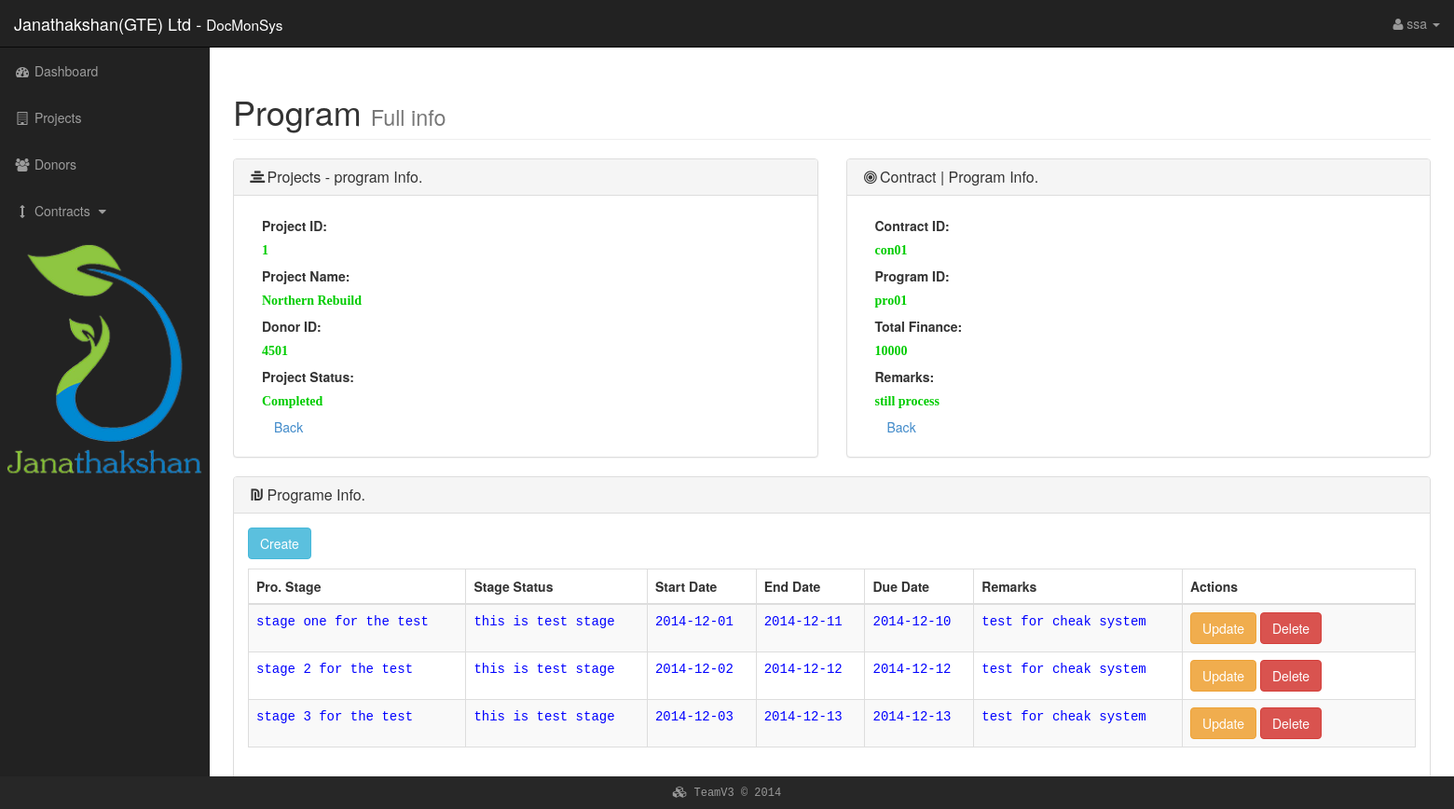
/readPro.php?PID=1 (signed in), run on an earlier commit of the app's database.
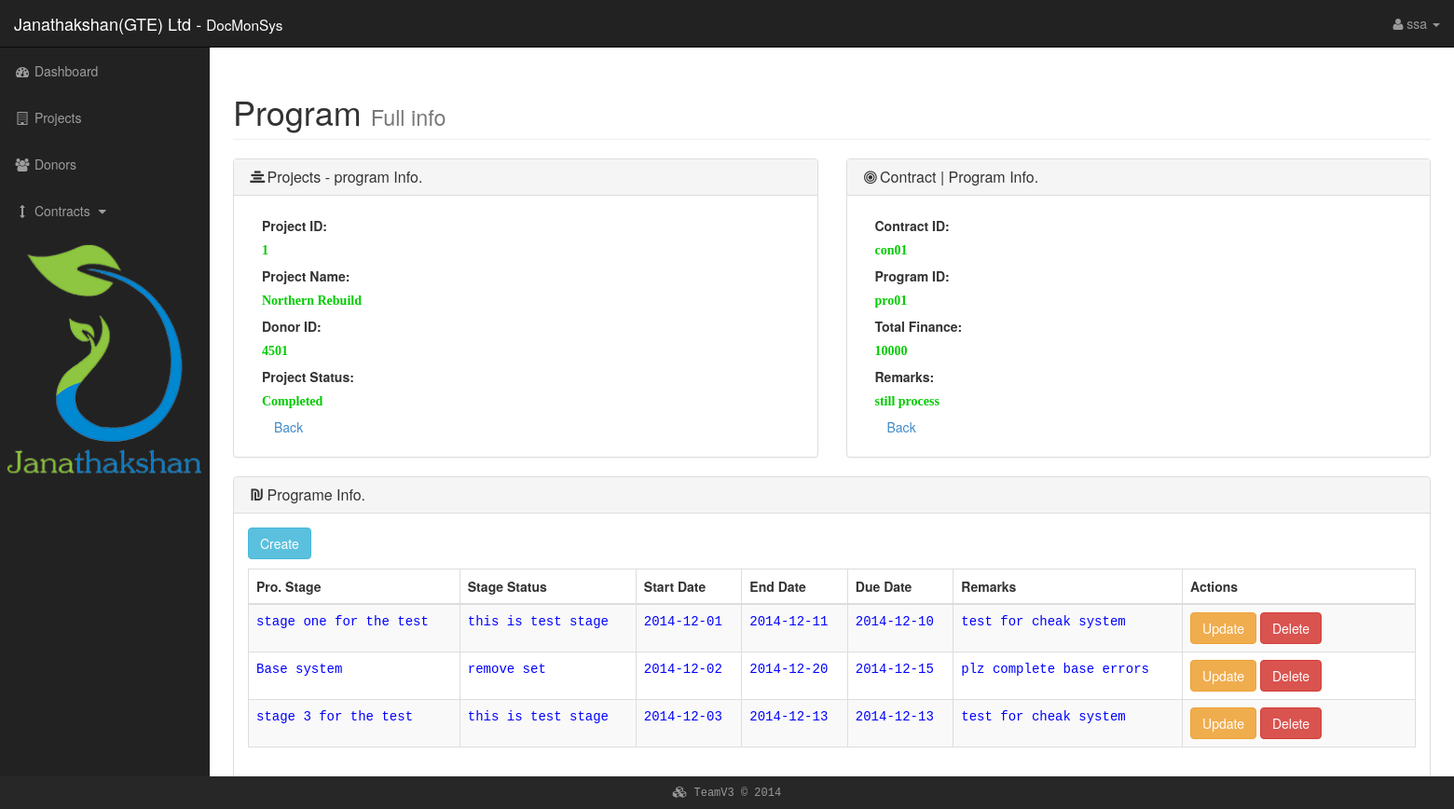
And on a later commit of the database.
### tables this page shows
CREATE TABLE IF NOT EXISTS `projects` (
  `PID` int(4) NOT NULL,
  `DID` int(4) NOT NULL,
  `PName` varchar(25) NOT NULL,
  `PStatus` varchar(50) NOT NULL,
  `PDate` date NOT NULL,
  `ProposalDueDate` date NOT NULL,
  `TotFinacial` int(10) NOT NULL,
  `Response` varchar(50) NOT NULL,
  `PRemark` varchar(50) NOT NULL,
  PRIMARY KEY (`PID`)
);

CREATE TABLE IF NOT EXISTS `contract` (
  `ConID` varchar(10) NOT NULL,
  `PID` varchar(10) NOT NULL,
  `DID` varchar(10) NOT NULL,
  `ProID` varchar(10) NOT NULL,
  `FinID` varchar(10) NOT NULL,
  `ConAppDate` date NOT NULL,
  `ConRemark` varchar(100) NOT NULL,
  PRIMARY KEY (`ConID`),
  KEY `ConID` (`ConID`)
);

CREATE TABLE IF NOT EXISTS `prostages` (
  `ProID` varchar(10) NOT NULL,
  `PStage` varchar(50) NOT NULL,
  `PSStatus` varchar(50) NOT NULL,
  `ProStartDate` date NOT NULL,
  `ProEndDate` date NOT NULL,
  `ProDueDate` date NOT NULL,
  `PSRemark` varchar(50) NOT NULL,
  UNIQUE KEY `PStage` (`PStage`)
);

### readPro.php (the view, shortened to what this page needs)
<?php
    require("database.php");
    $PID = null;
    if ( !empty($_GET['PID'])) {
        $PID = $_REQUEST['PID'];
    }
    if ( null==$PID ) {
        header("Location: PinfoFinacial.php");
    } else {
        $db->setAttribute(PDO::ATTR_ERRMODE, PDO::ERRMODE_EXCEPTION);
        $sql = "SELECT * FROM projects INNER JOIN donor ON projects.DID = donor.DID
                                        INNER JOIN contract ON projects.PID = contract.PID
                                        INNER JOIN program ON contract.ProID = program.ProID
                                        INNER JOIN prostages ON program.ProID = prostages.ProID WHERE projects.PID = ?";
        $q = $db->prepare($sql);
        $q->execute(array($PID));
        $data = $q->fetch(PDO::FETCH_ASSOC);
    }
?>
<!DOCTYPE html>
<html lang="en">
<head>
    <link href="css/bootstrap.min.css" rel="stylesheet">
    <link href="css/default.css" rel="stylesheet">
    <link href="css/admin.css" rel="stylesheet">
    <link href="font-awesome-4.2.0/css/font-awesome.min.css" rel="stylesheet" type="text/css">
    <link rel="stylesheet" href="css/font-awesome-animation.min.css">
</head>
<body>
    <div id="wrapper">
        <nav class="navbar navbar-inverse navbar-fixed-top" role="navigation">
            <div class="navbar-header">
                <a class="navbar-brand" href="index.php"><stromg>Janathakshan(GTE) Ltd</stromg> - <small>DocMonSys </small></a>
            </div>
            <ul class="nav navbar-right top-nav">
                    <li class="dropdown">
                    <a href="#" class="dropdown-toggle" data-toggle="dropdown"><i class="fa fa-user faa-flash animated"></i> <?php echo htmlentities($_SESSION['user']['username'], ENT_QUOTES, 'UTF-8'); ?> <b class="caret"></b></a>
                </li>
            </ul>
            <div class="collapse navbar-collapse navbar-ex1-collapse">
                <ul class="nav navbar-nav side-nav">
                    <li>
                        <a href="adminDboard.php"><i class="fa fa-fw fa-dashboard"></i> Dashboard</a>
                    </li>
                    <li>
                        <a href="projectInfo.php"><i class="fa fa-fw fa-building-o"></i> Projects</a>
                    </li>
                    <li>
                        <a href="donorsList.php"><i class="fa fa-fw fa-users"></i> Donors</a>
                    </li>
                    <li>
                        <a href="javascript:;" data-toggle="collapse" data-target="#demo"><i class="fa fa-fw fa-arrows-v"></i> Contracts <i class="fa fa-fw fa-caret-down"></i></a>
                    </li>
                   <li> <img class="img-responsive" src="Images/logo-default.png"> </li>
                </ul>
            </div>
        </nav>
        <div id="page-wrapper">
            <div class="container-fluid">
                <div class="row">
                    <div class="col-lg-12">
                        <h1 class="page-header">
                            Program <small>Full info</small>
                        </h1>
                    </div>
                </div>
                <div class="row">
                    <div class="col-lg-6">
                        <div class="panel panel-default">
                            <div class="panel-heading">
                                <h3 class="panel-title"><i class="fa fa-fw fa-align-center fa-fw"></i>Projects - program Info.</h3>
                            </div>
                            <div class="panel-body">
                                 <div class="container">
                <div class="span10 offset1">
                      <div class="form-horizontal" >
                      <div class="control-group">
                        <label class="control-label">Project ID: </label>
                        <div class="controls">
                            <label class="checkbox checkboxread">
                                <?php echo $data['PID'];?>
                            </label>
                        </div>
                      </div>
                      <div class="control-group">
                        <label class="control-label">Project Name: </label>
                        <div class="controls">
                            <label class="checkbox checkboxread">
                                <?php echo $data['PName'];?>
                            </label>
                        </div>
                      </div>
                      <div class="control-group">
                        <label class="control-label">Donor ID: </label>
                        <div class="controls">
                            <label class="checkbox checkboxread">
                                <?php echo $data['DID'];?>
                            </label>
                        </div>
                      </div>
                      <div class="control-group">
                        <label class="control-label">Project Status: </label>
                        <div class="controls">
                            <label class="checkbox checkboxread">
                                <?php echo $data['PStatus'];?>
                            </label>
                        </div>
                      </div>
                        <div class="form-actions">
                          <a class="btn" href="PinfoProgram.php">Back</a>
                       </div>
                    </div>
                </div>
    </div>
                            </div>
                        </div>
                    </div>
                    <div class="col-lg-6">
                        <div class="panel panel-default">
                            <div class="panel-heading">
                                <h3 class="panel-title"><i class="fa fa-bullseye fa-fw"></i>Contract | Program Info.</h3>
                            </div>
                            <div class="panel-body">
                                 <div class="container">
                <div class="span10 offset1">
                    <div class="form-horizontal" >
                      <div class="control-group">
                        <label class="control-label">Contract ID: </label>
                        <div class="controls">
                            <label class="checkbox checkboxread">
                                <?php echo $data['ConID'];?>
                            </label>
                        </div>
                      </div>
                      <div class="control-group">
                        <label class="control-label">Program ID: </label>
                        <div class="controls">
                            <label class="checkbox checkboxread">
                                <?php echo $data['ProID'];?>
                            </label>
                        </div>
                      </div>
                      <div class="control-group">
                        <label class="control-label">Total Finance: </label>
                        <div class="controls">
                            <label class="checkbox checkboxread">
                                <?php echo $data['TotFinacial'];?>
                            </label>
                        </div>
                      </div>
                      <div class="control-group">
                        <label class="control-label">Remarks: </label>
                        <div class="controls">
                            <label class="checkbox checkboxread">
                                <?php echo $data['PRemark'];?>
                            </label>
                        </div>
                      </div>
                        <div class="form-actions">
                          <a class="btn" href="PinfoProgram.php">Back</a>
                       </div>
                    </div>
                </div>
    </div>
                            </div>
                        </div>
                    </div>
                </div>
          		<div class="row">
                <div class="col-lg-12">
                        <div class="panel panel-default">
                            <div class="panel-heading">
                                <h3 class="panel-title"><i class="fa fa-ils fa-fw"></i>Programe Info.</h3>
                            </div>
                            <div class="panel-body">
                      <p>
                    <a href="createProgram.php" class="btn btn-info">Create</a>
                </p>
                            <table class="table table-striped table-bordered">
                              <thead>
                    <tr>
                      <th>Pro. Stage</th>
                      <th>Stage Status</th>
                      <th>Start Date</th>
                      <th>End Date</th>
                      <th>Due Date</th>
                      <th>Remarks</th>
                      <th>Actions</th>
                    </tr>
                  </thead>
                  <tbody>
                  <?php
                   $sql = 'SELECT * FROM prostages ORDER BY ProID';
                   foreach ($db->query($sql) as $row) {
                            echo '<tr>';
                            echo '<td class="tablecss">'. $row['PStage'] . '</td>';
                            echo '<td class="tablecss">'. $row['PSStatus'] . '</td>';
                            echo '<td class="tablecss">'. $row['ProStartDate'] . '</td>';
                            echo '<td class="tablecss">'. $row['ProEndDate'] . '</td>';
                            echo '<td class="tablecss">'. $row['ProDueDate'] . '</td>';
							echo '<td class="tablecss">'. $row['PSRemark'] . '</td>';
							echo '<td width=250>';
                            echo '<a class="btn btn-warning" href="updateProgram.php?ProID='.$row['ProID'].'">Update</a>';
                            echo '<a class="btn btn-danger" href="deleteProgram.php?ProID='.$row['ProID'].'">Delete</a>';
                            echo '</td>';
                            echo '</tr>';
                   }
                  ?>
                  </tbody>
            </table>
                            </div>
                         </div>
                </div>
                </div>
            </div>
        </div>
    </div>
    <footer class="footercss">
      <div class="container">
      </i><p class="tx"><i class="fa fa-cubes"></i> TeamV3 &copy; 2014</p>
      </div>
    </footer>
</body>
</html>

### database.php (shortened to what this page needs)
<!doctype html>
<html>
<head>
</head>
</body>
</html>

### css/default.css (style rules this page uses)
body { margin-top: 100px; background-color: #222; }
@media (min-width:768px) { body { margin-top: 50px; } }
#wrapper { padding-left: 0; }
#page-wrapper { width: 100%; padding: 0; background-color: #fff; }
@media (min-width:768px) { #wrapper { padding-left: 225px; } }
@media (min-width:768px) { #page-wrapper { padding: 10px; } }
.top-nav { padding: 0 15px; }
.top-nav>li { display: inline-block; float: left; }
.top-nav>li>a { padding-top: 15px; padding-bottom: 15px; line-height: 20px; color: #999; }
@media (min-width:768px) { .side-nav { position: fixed; top: 51px; left: 225px; width: 225px; margin-left: -225px; border: none; border-radius: 0; overflow-y: auto; background-color: #222; } }
@media (min-width:768px) { .side-nav>li>a { width: 225px; } }
.footercss { position: fixed; bottom: 0; width: 100%; height: 35px; background-color:#272727; }
.tx { color:#999; font-family:Consolas, "Andale Mono", "Lucida Console", "Lucida Sans Typewriter", Monaco, "Courier New", monospace; font-size:12px; alignment-baseline:middle; padding:10px; text-align:center; }
.checkboxread { font-family:Cambria, "Hoefler Text", "Liberation Serif", Times, "Times New Roman", serif; color:#0C0; width:450px; }
.tablecss { color:#00F; font-family:Consolas, "Andale Mono", "Lucida Console", "Lucida Sans Typewriter", Monaco, "Courier New", monospace; }

What changed in the data, as far as the page shows it:
changed prostages: PStage "stage 2 for the test" → "Base system"; PSStatus "this is test stage" → "remove set"; ProEndDate "2014-12-12" → "2014-12-20"; ProDueDate "2014-12-12" → "2014-12-15"; PSRemark "test for cheak system" → "plz complete base errors"
